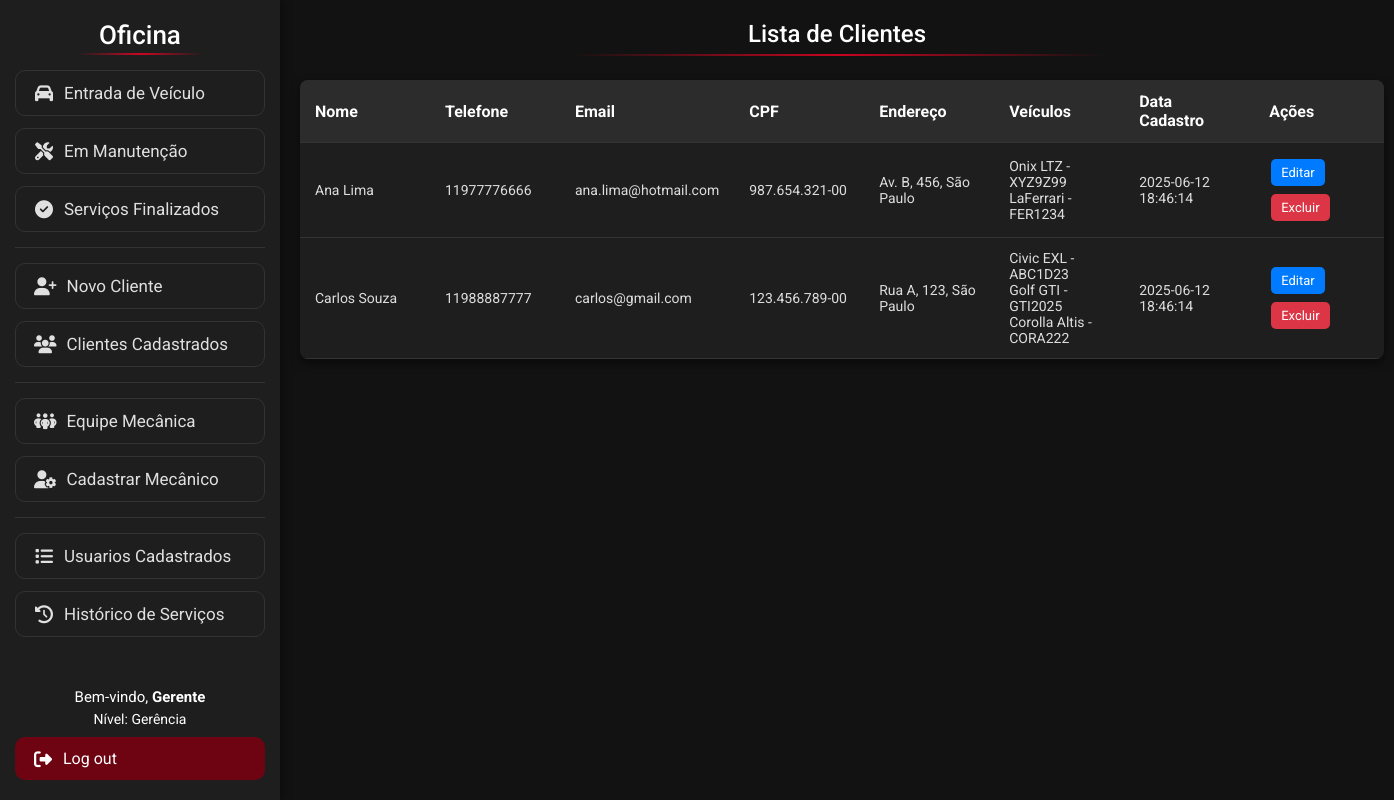
The app's page /Visao/ListarClientes.php (signed in) with its own data.
### tables this page shows
create table cliente (
idCliente int auto_increment primary key,
nome varchar(80) not null,
telefone varchar(80) not null,
email varchar(120) not null,
cpf varchar(14) not null unique,
endereco varchar(200) not null,
dataCadastro datetime default current_timestamp
);

create table carro (
idCarro int auto_increment primary key,
idCliente int,
modelo varchar(120) not null,
fabricante varchar(40) not null,
ano smallint not null check (ano >= 1886),
placa varchar(80) not null unique,
cor varchar(50) not null,
caracteristicas TEXT,
imagem VARCHAR(255),
status ENUM('Manutencao', 'Finalizado') DEFAULT 'Manutencao',
dataCadastro datetime default current_timestamp,

foreign key (idCliente) references cliente(idCliente)
);

### Modelo/DAO/ClassClienteDAO.php (called while the page is built, shortened)
<?php
class ClassClienteDAO
{
    public function listarClientes()
    {
        try {
            $pdo = Conexao::getInstance();
            $sql = "SELECT * FROM cliente ORDER BY (nome) ASC";
            $stmt = $pdo->prepare($sql);
            $stmt->execute();
            return $stmt->fetchAll(PDO::FETCH_ASSOC);
        } catch (PDOException $exc) {
            echo $exc->getMessage();
        }
    }
}

### Modelo/DAO/ClassCarroDAO.php (called while the page is built, shortened)
<?php
class ClassCarroDAO
{
    public function buscarCarroCliente($idCliente)
    {
        try {
            $pdo = Conexao::getInstance();
            $sql = "SELECT * FROM carro WHERE idCliente =:id";
            $stmt = $pdo->prepare($sql);
            $stmt->bindValue(':id', $idCliente);
            $stmt->execute();
            return $stmt->fetchAll(PDO::FETCH_ASSOC);
        } catch (PDOException $ex) {
            return $ex->getMessage();
        }
    }
}

### Visao/ListarClientes.php (the view, shortened to what this page needs)
<!DOCTYPE html>
<html lang="pt-BR">
<head>
    <link rel="stylesheet" href="css/lista.css">
</head>
<body>
    <?php
    include 'Menu.php';
    ?>
    <h1 class="titulo">Lista de Clientes</h1>
    <table class="tabela-clientes">
        <thead>
            <tr>
                <th>Nome</th>
                <th>Telefone</th>
                <th>Email</th>
                <th>CPF</th>
                <th>Endereço</th>
                <th>Veículos</th>
                <th>Data Cadastro</th>
                <th>Ações</th>
            </tr>
        </thead>
        <tbody>
            <?php
            require_once "../Modelo/DAO/ClassClienteDAO.php";
            require_once "../Modelo/DAO/ClassCarroDAO.php";
            $classClienteDAO = new ClassClienteDAO();
            $clientes = $classClienteDAO->listarClientes();
            $classCarroDAO = new ClassCarroDAO();
            foreach ($clientes as $cliente) {
                echo '<tr>';
                echo '<td>' . $cliente['nome'] . '</td>';
                echo '<td>' . $cliente['telefone'] . '</td>';
                echo '<td>' . $cliente['email'] . '</td>';
                echo '<td>' . $cliente['cpf'] . '</td>';
                echo '<td>' . $cliente['endereco'] . '</td>';
                $carrosCliente = $classCarroDAO->buscarCarroCliente($cliente['idCliente']);
                echo '<td>';
                if ($carrosCliente) {
                    foreach ($carrosCliente as $carro) {
                        echo $carro['modelo'] . ' - ' . $carro['placa'] . '<br>';
                    }
                } else {
                    echo 'Nenhum veículo cadastrado';
                }
                echo '</td>';
                echo '<td>' . $cliente['dataCadastro'] . '</td>';
                echo '<td>
                    <a href="AlterarCliente.php?idex=' . $cliente['idCliente'] . '"class="btn btn-editar">Editar</a>
                    <a href="../Controle/ControleCliente.php?ACAO=deletarCliente&idex=' . $cliente['idCliente'] . '" class="btn btn-excluir" onclick="return confirm(\'Tem certeza que deseja excluir este cliente?\')">Excluir</a>
                    </td>';
                echo '</tr>';
            }
            ?>
        </tbody>
    </table>
</body>
</html>

### Visao/css/lista.css (style rules this page uses)
* { box-sizing: border-box; font-family: 'Roboto', sans-serif; margin: 0; padding: 0; }
body { background-color: #121212; color: #e0e0e0; padding: 20px; margin-left: 280px; }
.titulo { color: white; margin-bottom: 1.5rem; font-weight: 500; font-size: 24px; text-align: center; position: relative; padding-bottom: 0.5rem; }
.titulo::after { content: ''; position: absolute; bottom: 0; left: 25%; width: 50%; height: 2px; background: linear-gradient(90deg, transparent, #ff0022c4, transparent); }
.tabela-clientes { width: 100%; min-width: 600px; border-collapse: collapse; background-color: #1e1e1e; border-radius: 8px; overflow: hidden; box-shadow: 0 4px 10px rgba(0, 0, 0, 0.5); }
.tabela-clientes th, .tabela-clientes td { padding: 12px 15px; text-align: left; border-bottom: 1px solid #333; word-wrap: break-word; }
.tabela-clientes th { background-color: #2c2c2c; color: #ffffff; }
.tabela-clientes td { color: #dddddd; font-size: 14px; min-width: 130px; }
.btn { padding: 6px 10px; border: none; border-radius: 5px; cursor: pointer; font-size: 13px; margin: 4px 2px; display: inline-block; white-space: nowrap; text-align: center; }
.btn-editar { background-color: #007bff; color: white; text-decoration: none; }
.btn-excluir { background-color: #dc3545; color: white; text-decoration: none; }

### records on screen
cliente: nome "Ana Lima", telefone "11977776666", email "ana.lima@hotmail.com", cpf "987.654.321-00", endereco "Av. B, 456, São Paulo", dataCadastro "2025-06-12 18:46:14"
carro: modelo "Onix LTZ", placa "XYZ9Z99"
carro: modelo "LaFerrari", placa "FER1234"
cliente: nome "Carlos Souza", telefone "11988887777", email "carlos@gmail.com", cpf "123.456.789-00", endereco "Rua A, 123, São Paulo", dataCadastro "2025-06-12 18:46:14"
carro: modelo "Civic EXL", placa "ABC1D23"
carro: modelo "Golf GTI", placa "GTI2025"
carro: modelo "Corolla Altis", placa "CORA222"

### other values on screen
$_SESSION['login'] "Gerente"
